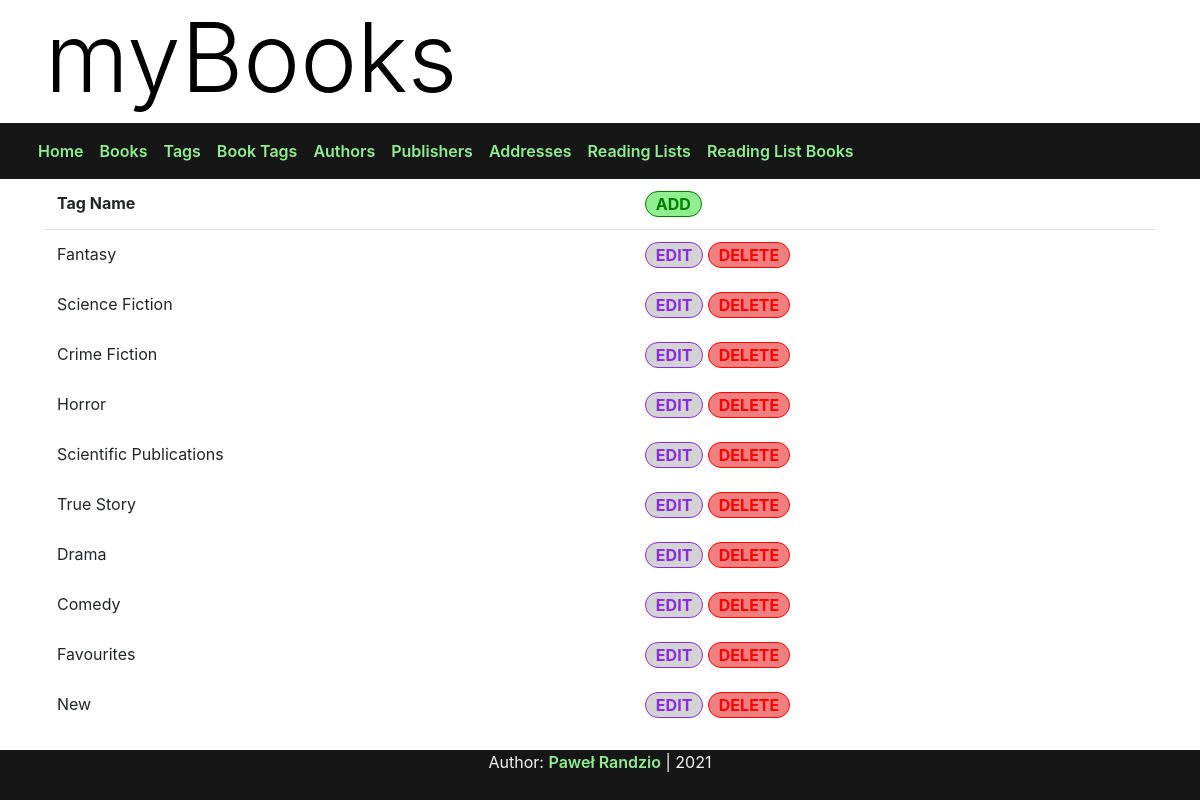
Screenshot of /tags/list with the database file from the repository.
### viewer/models.py (models this page shows)
class Tag(models.Model):
    name = models.CharField(max_length=255)
    def __str__(self):
        return str(self.name)

### viewer/views.py (the view)
# urls.py: path('tags/list', tag_list, name="tag_list"),
def tag_list(request):
    content = {"tags": Tag.objects.all()}
    return render(request, 'tagList.html', content)

### templates/tagList.html (shortened to what this page needs)
{% extends 'base.html' %}
{% load static %}
{% block styles %}
<link rel="stylesheet" type="text/css" href="{% static '/styles/lists.css' %}">
{% endblock %}
{% block content %}
<div class="contains-table">
    <table class="table table-borderless">
        <thead class="border-bottom font-weight-bold">
            <tr>
                <td>Tag Name</td>
                <td>
                    <a href="{% url 'add_tag' %}" class="add-button">
                        ADD
                    </a>
                </td>
            </tr>
        </thead>
        <tbody>
            {% for tag in tags %}
                <tr>
                    <td>{{tag}}</td>
                    <td>
                        <a href="{% url 'edit_tag' tag.id %}" class="edit-button">
                            EDIT
                        </a>
                        <form action="{% url 'delete_tag' tag.id %}" method="post" class="d-inline">
                            <button type="submit" class="delete-button">
                                DELETE
                            </button>
                        </form>
                    </td>
                </tr>
            {% endfor %}
        </tbody>
    </table>
</div>
{% endblock %}

### static/styles/lists.css (style rules this page uses)
.add-button { display: inline-flex; padding: 0 10px 0 10px; justify-content: center; color: green; background-color: lightgreen; border: 1px solid green; border-radius: 50px; }
.edit-button { display: inline-flex; padding: 0 10px 0 10px; justify-content: center; color: blueviolet; background-color: lightgrey; border: 1px solid blueviolet; border-radius: 50px; font-weight: bold; }
.delete-button { display: inline-flex; padding: 0 10px 0 10px; justify-content: center; color: red; background-color: lightcoral; border: 1px solid red; border-radius: 50px; font-weight: bold; }

### rows the page displays
Tag: name "Fantasy"
Tag: name "Science Fiction"
Tag: name "Crime Fiction"
Tag: name "Horror"
Tag: name "Scientific Publications"
Tag: name "True Story"
Tag: name "Drama"
Tag: name "Comedy"
Tag: name "Favourites"
Tag: name "New"
